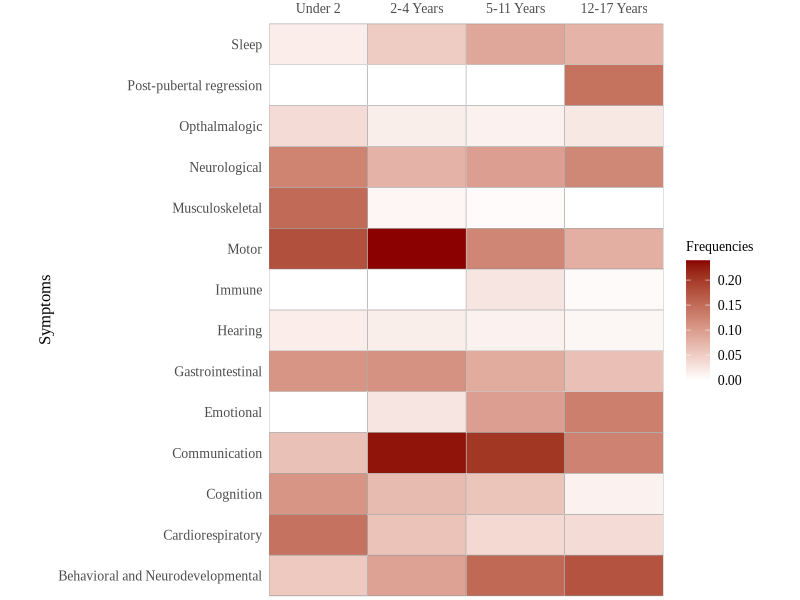
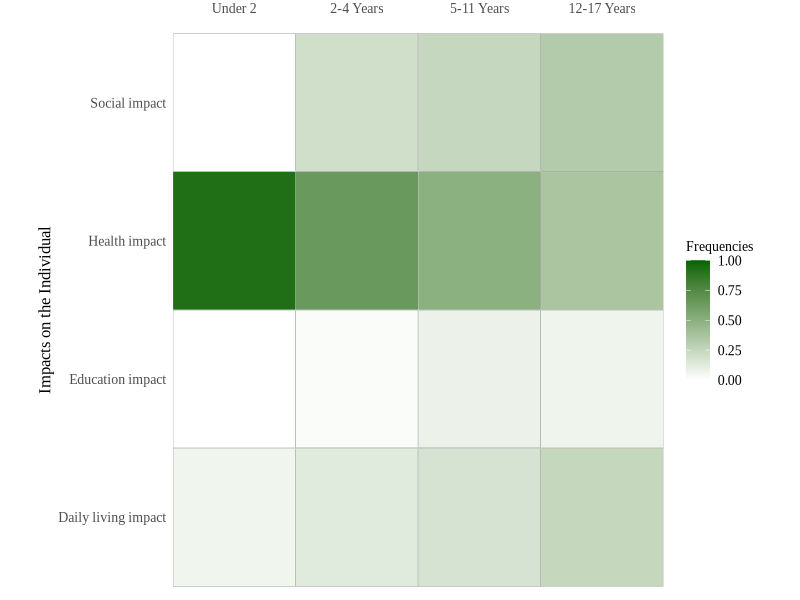
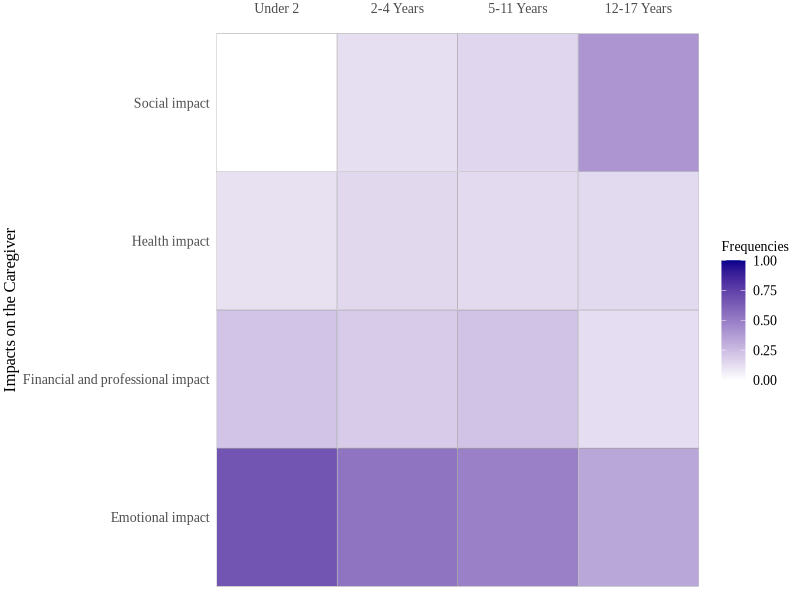

Source code (R) for these figures, in order:
## ---- chunk 1
knitr::opts_chunk$set(echo = TRUE)
## ---- chunk 2
install.packages("ggpubr")
library(ggpubr)
library(tidyverse)

## ---- chunk 3
#load in data
KS_data <- read.csv("KS_lifespan.csv")

#defining concepts subset data
concepts <- KS_data[2:15, -6]

#rename for ease
concepts <- rename(concepts, Symptoms = `X`)
concepts <- rename(concepts, `< 2` = `under.2.years.of.age..infancy...N.16.`,
                   `2-4` = `X2.4.years.of.age...early.childhood...N.15.`,
                   `5-11` = `X5.11.years.of.age..late.childhood...N.13.`,
                   `12-17` = `X12.17.years.of.age..adolescence.and.teenage.years...N.6.`)

#find sum of individual columns
conc_csums <- colSums(concepts[ , -1])

#divide cell values by column total for frequency
#put frequency values in new columns
concepts <- concepts |>
  mutate(
    `Under 2` = `< 2` / conc_csums[1],
    `2-4 Years` = `2-4` / conc_csums[2],
    `5-11 Years` = `5-11` / conc_csums[3],
    `12-17 Years` = `12-17` / conc_csums[4]
  )

#format for graphing
concepts_2 <- select(concepts, -`< 2`, -`2-4`, -`5-11`, -`12-17`)
concepts_2 <- pivot_longer(concepts_2, cols = c(`Under 2`, `2-4 Years`, `5-11 Years`, `12-17 Years`), names_to = "age", values_to = "Frequencies")

concepts_2$age <- factor(concepts_2$age, levels = c("Under 2", "2-4 Years", "5-11 Years", "12-17 Years"))

#heatmap
heatmap_1 <- ggplot(concepts_2, aes(x=age, y=Symptoms, fill= Frequencies)) +
   geom_tile(color = "black") +  
   geom_tile(color = "white", fill = NA) +  
   scale_fill_gradient(low="white", high="darkred") + 
   labs(x = NULL, y = "Symptoms")+
   scale_x_discrete(expand = c(0, 0), position = 'top', labels = c("Under 2", limits = c(0, 1))) +
   theme_minimal() +  
   theme(panel.grid = element_blank())+
   theme(
    panel.grid = element_blank(),
    axis.text.y = element_text(family = "Times New Roman", size = 10),
    axis.text.x = element_text(family = "Times New Roman", size = 10),
    plot.title = element_text(family = "Times New Roman", size = 10), 
    legend.title = element_text(family = "Times New Roman", size = 10), 
    legend.text = element_text(family = "Times New Roman", size = 10),
    axis.title.y = element_text(family = "Times New Roman", size = 12),
    plot.margin = margin(t = 0, r = 1, b = 0, l = 1, unit = "cm")
  )

heatmap_1
 
## ---- chunk 4
#individual impacts subset data
ind_impacts <- KS_data[18:21, -6]

ind_impacts <- rename(ind_impacts, Impacts = `X`)
ind_impacts <- rename(ind_impacts, `< 2` = `under.2.years.of.age..infancy...N.16.`,
                   `2-4` = `X2.4.years.of.age...early.childhood...N.15.`,
                   `5-11` = `X5.11.years.of.age..late.childhood...N.13.`,
                   `12-17` = `X12.17.years.of.age..adolescence.and.teenage.years...N.6.`)


#find sum of individual columns
ind_csums <- colSums(ind_impacts[ ,-1])

#divide cell values by column total for frequency
#put frequency values in new columns
ind_impacts <- ind_impacts |>
  mutate(
    `Under 2` = `< 2` / ind_csums[1],
    `2-4 Years` = `2-4` / ind_csums[2],
    `5-11 Years` = `5-11` / ind_csums[3],
    `12-17 Years` = `12-17` / ind_csums[4]
  )

#format for graphing
ind_impacts_2 <- select(ind_impacts, -`< 2`, -`2-4`, -`5-11`, -`12-17`)
ind_impacts_2 <- pivot_longer(ind_impacts_2, cols = c(`Under 2`, `2-4 Years`, `5-11 Years`, `12-17 Years`), names_to = "age", values_to = "Frequencies")

ind_impacts_2$age <- factor(ind_impacts_2$age, levels = c("Under 2", "2-4 Years", "5-11 Years", "12-17 Years"))


#heatmap
heatmap_2 <- ggplot(ind_impacts_2, aes(x=age, y=Impacts, fill= Frequencies)) +
   geom_tile(color = "black") +  
   geom_tile(color = "white", fill = NA) + 
   scale_fill_gradient(low = "white", high = "darkgreen", limit = c(0,1))+
   labs(x = NULL, y = "Impacts on the Individual")+
   scale_x_discrete(expand = c(0, 0),position = 'top') +
   theme_minimal() +  
   theme(panel.grid = element_blank())+
  theme(
    panel.grid = element_blank(),
    axis.text.y = element_text(family = "Times New Roman", size = 10),
    axis.text.x = element_text(family = "Times New Roman", size = 10),
    plot.title = element_text(family = "Times New Roman", size = 10), 
    legend.title = element_text(family = "Times New Roman", size = 10), 
    legend.text = element_text(family = "Times New Roman", size = 10),
    axis.title.y = element_text(family = "Times New Roman", size = 12),
    plot.margin = margin(t = 0, r = 1, b = 0, l = 1, unit = "cm")
  )

heatmap_2
## ---- chunk 5
#caregiver impacts subset data
care_impacts <- KS_data[24:27, -6]

care_impacts <- rename(care_impacts, Impacts = `X`)
care_impacts <- rename(care_impacts, `< 2` = `under.2.years.of.age..infancy...N.16.`,
                   `2-4` = `X2.4.years.of.age...early.childhood...N.15.`,
                   `5-11` = `X5.11.years.of.age..late.childhood...N.13.`,
                   `12-17` = `X12.17.years.of.age..adolescence.and.teenage.years...N.6.`)

#find sum of individual columns
care_csums <- colSums(care_impacts[ ,-1])

#divide cell values by column total for frequency
#put frequency values in new columns
care_impacts <- care_impacts |>
  mutate(
    `Under 2` = `< 2` / care_csums[1],
    `2-4 Years` = `2-4` / care_csums[2],
    `5-11 Years` = `5-11` / care_csums[3],
    `12-17 Years` = `12-17` / care_csums[4]
  )

#format for graphing
care_impacts_2 <- select(care_impacts, -`< 2`, -`2-4`, -`5-11`, -`12-17`)
care_impacts_2 <- pivot_longer(care_impacts_2, cols = c(`Under 2`, `2-4 Years`, `5-11 Years`, `12-17 Years`), names_to = "age", values_to = "Frequencies")

care_impacts_2$age <- factor(care_impacts_2$age, levels = c("Under 2", "2-4 Years", "5-11 Years", "12-17 Years"))


#heatmap (looks a little childish. Want to look more sophisticated. Perhaps interactive)
heatmap_3 <- ggplot(care_impacts_2, aes(x=age, y=Impacts, fill= Frequencies)) +
   geom_tile(color = "black") +  
   geom_tile(color = "white", fill = NA) +  
   scale_fill_gradient(low="white", high="darkblue", limits = c(0,1)) + 
   labs(x = NULL, y = "Impacts on the Caregiver")+
   scale_x_discrete(expand = c(0, 0),position = 'top') +
   theme_minimal() +  
   theme(panel.grid = element_blank())+
   theme(
    panel.grid = element_blank(),
    axis.text.y = element_text(family = "Times New Roman", size = 10),
    axis.text.x = element_text(family = "Times New Roman", size = 10),
    plot.title = element_text(family = "Times New Roman", size = 10), 
    legend.title = element_text(family = "Times New Roman", size = 10), 
    legend.text = element_text(family = "Times New Roman", size = 10),
    axis.title.y = element_text(family = "Times New Roman", size = 12),
    plot.margin = margin(t = 0, r = .1, b = 0, l = .1, unit = "cm")
   )
heatmap_3
     
